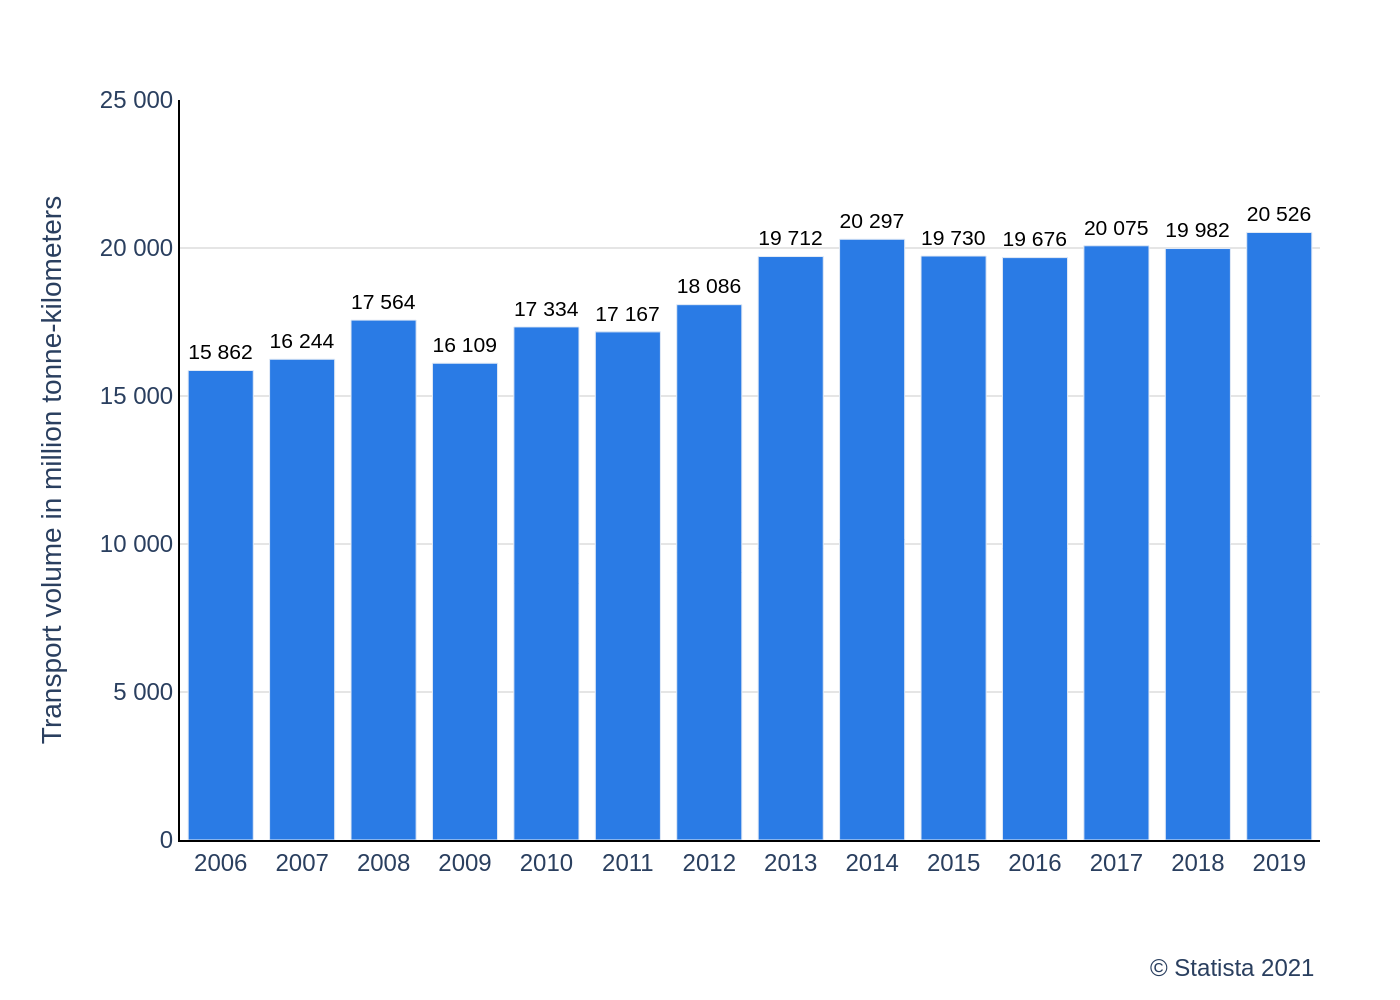

Python code for this plot:
import sys
import json
import os
import plotly.graph_objects as go

# Check for command-line argument
if len(sys.argv) != 2:
    print("Usage: python recreate_chart.py <path_to_json_file>")
    sys.exit(1)

json_path = sys.argv[1]

# Read data from the specified JSON file
try:
    with open(json_path, 'r', encoding='utf-8') as f:
        config = json.load(f)
except FileNotFoundError:
    print(f"Error: JSON file not found at {json_path}")
    sys.exit(1)

# Extract data for plotting
chart_data = config.get('chart_data', [])
texts = config.get('texts', {})
colors = config.get('colors', [])

x_values = [d['x'] for d in chart_data]
y_values = [d['y'] for d in chart_data]

# Create the figure
fig = go.Figure()

# Add the bar trace
fig.add_trace(go.Bar(
    x=x_values,
    y=y_values,
    marker_color=colors[0] if colors else '#1f77b4',
    text=[f'{y:,}'.replace(',', ' ') for y in y_values],
    textposition='outside',
    cliponaxis=False,
    textfont=dict(
        family="Arial",
        size=12,
        color='black'
    )
))

# Update layout
fig.update_layout(
    font=dict(family="Arial"),
    plot_bgcolor='white',
    xaxis=dict(
        showgrid=False,
        tickmode='array',
        tickvals=x_values,
        ticktext=[str(x) for x in x_values],
        linecolor='black'
    ),
    yaxis=dict(
        title_text=texts.get('y_axis_title'),
        showgrid=True,
        gridcolor='#E5E5E5',
        gridwidth=1,
        range=[0, 25000],
        tickvals=[0, 5000, 10000, 15000, 20000, 25000],
        ticktext=['0', '5 000', '10 000', '15 000', '20 000', '25 000'],
        linecolor='black'
    ),
    showlegend=False,
    margin=dict(l=90, r=40, t=50, b=80),
    annotations=[
        dict(
            text=texts.get('source'),
            align='right',
            showarrow=False,
            xref='paper',
            yref='paper',
            x=1.0,
            y=-0.15,
            xanchor='right',
            yanchor='top',
            font=dict(family="Arial", size=12)
        )
    ]
)

# Determine output filename and save the image
base_filename = os.path.splitext(json_path)[0]
output_filename = f"{base_filename}.png"
fig.write_image(output_filename, scale=2)

print(f"Chart saved to {output_filename}")
